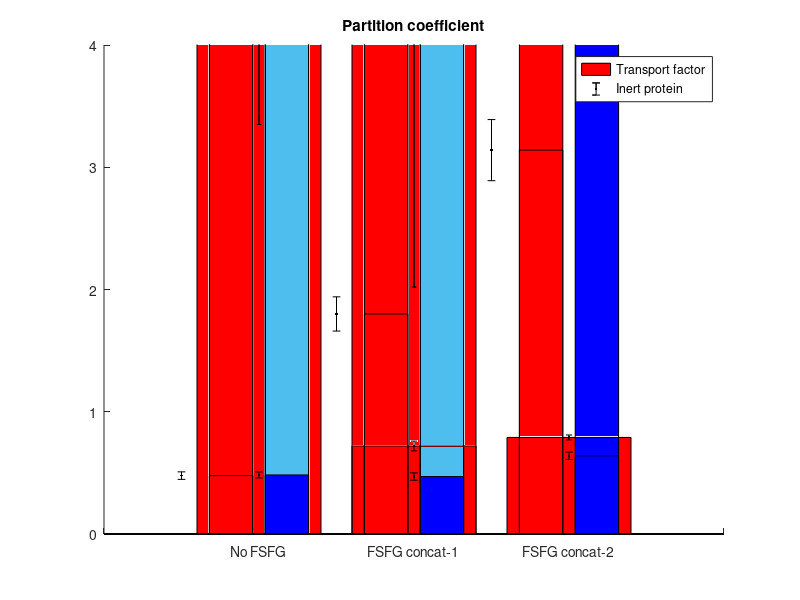

Source code (MATLAB):

%% Bound fraction bar chart
figure(1)
hold on
hb = bar([-0.04,0.72, 0.79]);
errorbar(1:3,[-0.04,0.72, 0.79],[0.04,0.04,0.02],'k.')
hold off
 set(hb(1), 'FaceColor','r')
%  set(hb(2), 'FaceColor','b')
% set(hb(3), 'FaceColor','g')
axis([0 4 -0.05 1])
xticklabels({'','No FSFG','FSFG concat-1','FSFG concat-2',''})
title('Bound fraction');
%% Effective diffusion coefficients
figure(1)
hold on
% hb = bar(vertcat([58.79	44.10],[12.72 29.84],[11.45	36.12]));
% errorbar(0.5*(1:6),[58.79 44.10 12.72 29.84 11.45 36.12],[4.86 3.88 3.00 3.66 4.16 4.87],'k.')
hb = bar(vertcat([56.10	46.44],[15.23 34.71],[12.82	41.33]));
errorbar(0.5*(1:6),[56.10 46.44 15.23 34.71 12.82 41.33],[11.36 8.00 3.23 4.99 2.85	2.94],'k.')
hold off
 set(hb(1), 'FaceColor','r')
  set(hb(2), 'FaceColor','b')
% set(hb(3), 'FaceColor','g')
 axis([0 4 0 70])
xticklabels({'','No FSFG','FSFG concat-1','FSFG concat-2',''})
title('Observed diffusion constant ($\mu$m/s$^2$)');
legend({'Transport factor','Inert protein'});
%% Bound diffusion bar chart
figure(1)
hold on
% hb = bar([0.71,-1.42]);
% errorbar(1:2,[0.71,-1.42],[1.4,1.56],'k.')
hb = bar([5.62,5.22]);
errorbar(1:2,[5.62,5.22],[2.27,3.20],'k.')
hold off
 set(hb(1), 'FaceColor','r')
%  set(hb(2), 'FaceColor','b')
% set(hb(3), 'FaceColor','g')
axis([0 3 0 10])
xticklabels({'','','FSFG concat-1','','FSFG concat-2',''})
title('Bound diffusion constant ($\mu$m/s$^2$)');

%% Bound diffusion with predictions
figure(1)
hold on
% hb = bar([0.71,-1.42]);
% errorbar(1:2,[0.71,-1.42],[1.4,1.56],'k.')
% hb = bar([5.62,5.22]);
% errorbar(1:2,[5.62,5.22],[2.27,3.20],'k.')
hb = bar(vertcat([6.9 5.62],[9.3 5.22]));
errorbar(0.5*(1:4),[6.9 5.62 9.3 5.22],[0.3 2.27 0.3 3.20],'k.')

hold off
 set(hb(1), 'FaceColor','r')
%  set(hb(2), 'FaceColor','b')
% set(hb(3), 'FaceColor','g')
%axis([0 3 0 10])
xticklabels({'','','FSFG concat-1','','FSFG concat-2',''})
title('Bound diffusion constant ($\mu$m/s$^2$)');
legend({'Model prediction','Experiment'});

%% Partition coefficients
figure(1)
hold on
% hb = bar(vertcat([58.79	44.10],[12.72 29.84],[11.45	36.12]));
% errorbar(0.5*(1:6),[58.79 44.10 12.72 29.84 11.45 36.12],[4.86 3.88 3.00 3.66 4.16 4.87],'k.')
hb = bar(vertcat([0.4776 0.4831],[1.80 0.47],[3.14 0.64]));
errorbar(0.5*(1:6),[0.4776 0.4831 1.80 0.47 3.14 0.64],[0.0307 0.0246 0.14 0.03 0.25 0.03],'k.')
hold off
 set(hb(1), 'FaceColor','r')
  set(hb(2), 'FaceColor','b')
% set(hb(3), 'FaceColor','g')
 axis([0 4 0 4])
xticklabels({'','No FSFG ','FSFG concat-1','FSFG concat-2',''})
title('Partition coefficient');
legend({'Transport factor','Inert protein'});